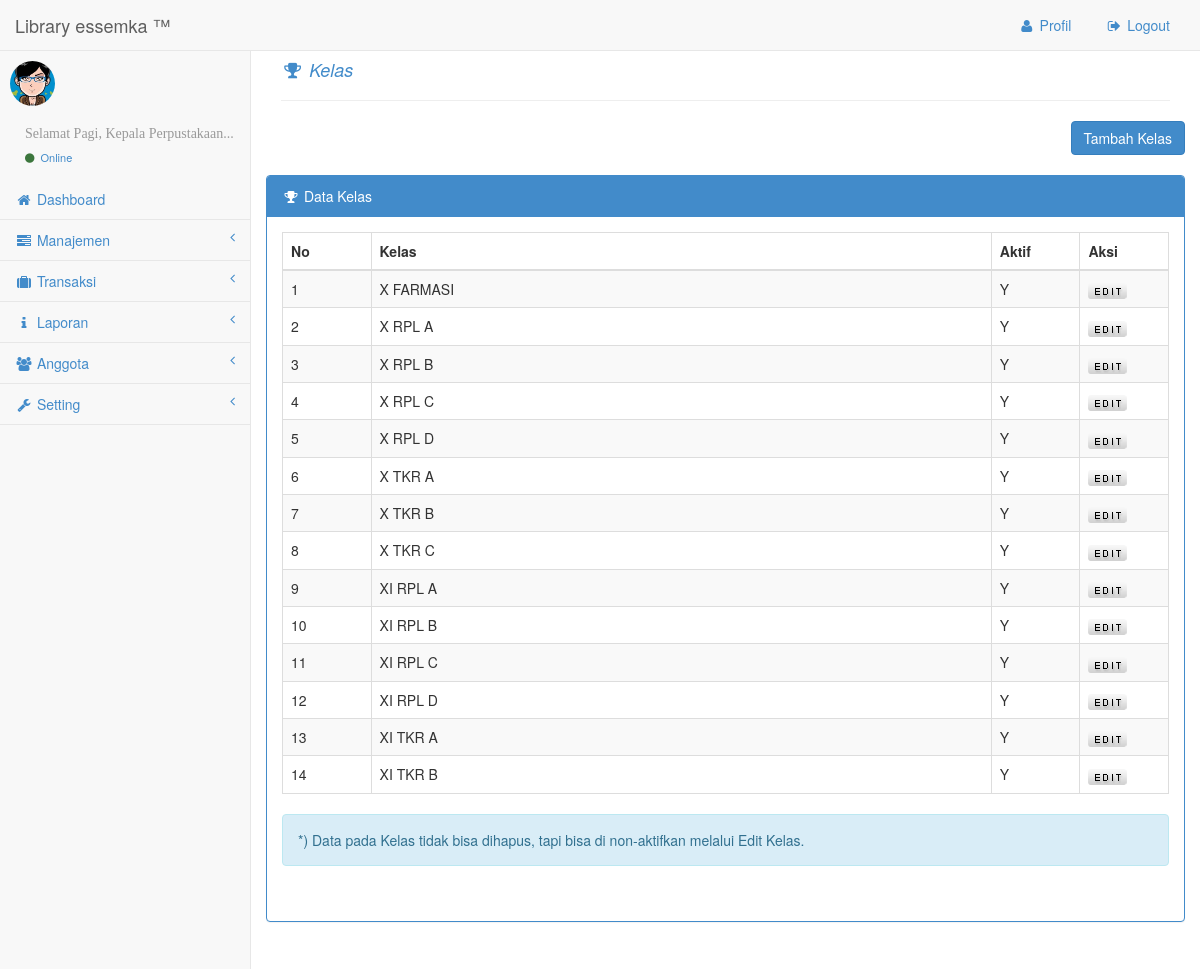
Page /administrator/media.php?module=kelas (signed in) on the committed database.
### tables this page shows
CREATE TABLE IF NOT EXISTS `kelas` (
  `id_kelas` int(5) NOT NULL AUTO_INCREMENT,
  `nama_kelas` varchar(50) NOT NULL,
  `aktif` enum('Y','N') NOT NULL DEFAULT 'Y',
  PRIMARY KEY (`id_kelas`)
);

### administrator/modul/mod_kelas/kelas.php (the view, shortened to what this page needs)
<?php
 if (empty($_SESSION['username']) AND empty($_SESSION['passuser'])){
  echo "<link href='style.css' rel='stylesheet' type='text/css'>
 <center>Untuk mengakses modul, Anda harus login <br>";
  echo "<a href=../../index.php><b>LOGIN</b></a></center>";
}
else{
switch($_GET[act]){
  default:
    echo "<div class='row'>
 <div class='col-lg-12'>
<h4><p class='text-primary'><em><i class='fa fa-trophy fa-fw'></i> Kelas</em></p></h4><hr>
 </div><br />
 <div class='row'>
 <div class='col-lg-12'>
  <div align='right'> <button type='button' class='btn  btn-primary' onclick=\"window.location.href='?module=kelas&act=tambahkelas';\">Tambah Kelas</button></div><br />
 <div class='panel panel-primary'>
 <div class='panel-heading'>
 <i class='fa fa-trophy fa-fw'></i> Data Kelas
 </div>
 <div class='panel-body'>
 <div class='table-responsive'>
 <table class='table table-striped table-bordered table-hover' id='dataTables-example'>
 <thead>
                                <tr>
                                    <th>No</th>
                                    <th>Kelas</th>
                                    <th>Aktif</th>
                                    <th>Aksi</th>
                                </tr>
                            </thead>
                            <tbody>";
    $tampil=mysql_query("SELECT * FROM kelas ORDER BY nama_kelas");
    $no=1;
    while ($r=mysql_fetch_array($tampil)){
       echo "<tr><td width='10%'>$no</td>
             <td width='70%'>$r[nama_kelas]</td>
             <td width='10%'>$r[aktif]</td>
             <td width='10'><a href=?module=kelas&act=editkelas&id=$r[id_kelas]><img src='img/edit.png' border='0' title='edit' /></a>
             </td></tr>";
      $no++;
    }
    echo "<tbody></table></div>";
    echo "<div id=paging><div class='alert alert-info'>*) Data pada Kelas tidak bisa dihapus, tapi bisa di non-aktifkan melalui Edit Kelas.</div></div><br>";
    break;
}
}
?>

### administrator/css/sb-admin.css (style rules this page uses)
body { padding-top: 100px; background-color: #f8f8f8; }
@media (min-width:768px) { body { padding-top: 50px; } }

### rows in the picture
kelas: nama_kelas "X FARMASI", aktif "Y"
kelas: nama_kelas "X RPL A", aktif "Y"
kelas: nama_kelas "X RPL B", aktif "Y"
kelas: nama_kelas "X RPL C", aktif "Y"
kelas: nama_kelas "X RPL D", aktif "Y"
kelas: nama_kelas "X TKR A", aktif "Y"
kelas: nama_kelas "X TKR B", aktif "Y"
kelas: nama_kelas "X TKR C", aktif "Y"
kelas: nama_kelas "XI RPL A", aktif "Y"
kelas: nama_kelas "XI RPL B", aktif "Y"
kelas: nama_kelas "XI RPL C", aktif "Y"
kelas: nama_kelas "XI RPL D", aktif "Y"
kelas: nama_kelas "XI TKR A", aktif "Y"
kelas: nama_kelas "XI TKR B", aktif "Y"
